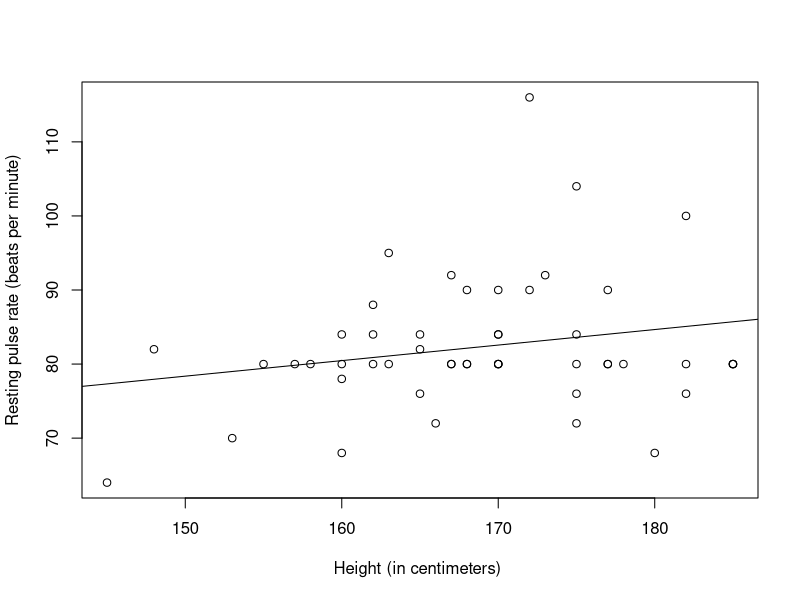
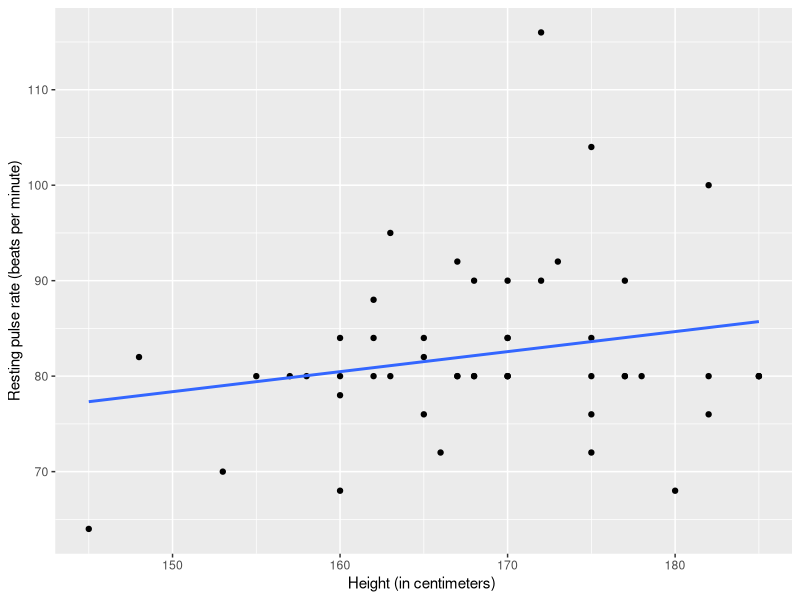

Reproduce these figures in R, in order. (Note: this script raises an error after producing the figures.)
## ---- chunk 1
library(ggplot2)
## ---- chunk 2
PulseData <- read.csv(file="../../data/pulse.csv", header=T)
summary(PulseData) 
## ---- chunk 3
Pulse.lm <- lm(Pulse~1+Height, data=PulseData)
summary(Pulse.lm)
## ---- chunk 4
coef(Pulse.lm)
## ---- chunk 5
plot(Pulse~Height, data=PulseData, ylab="Resting pulse rate (beats per minute)", xlab="Height (in centimeters) ")
abline(Pulse.lm)
## ---- chunk 6
library(ggplot2)
PulseData |> ggplot(mapping = aes(x=Height, y=Pulse)) + geom_point() +
geom_smooth(method = "lm", se = FALSE) +
ylab("Resting pulse rate (beats per minute)") +  xlab("Height (in centimeters) ")  
## ---- chunk 7
tidy(Pulse.lm) |> kable()
## ---- chunk 8
PulseData |> ggplot(mapping = aes(x=Height, y=Pulse)) + geom_point() +
geom_smooth(method = "lm", se = FALSE) +
geom_ribbon(aes(ymax=Pulse.lm$fitted.value + 17.6, ymin=Pulse.lm$fitted.value- 17.6), col="lightblue", alpha=0.1) +
ylab("Resting pulse rate (beats per minute)") + xlab("Height (in centimeters)")  
## ---- chunk 9
names(summary(Pulse.lm))
summary(Pulse.lm)$r.squared
summary(Pulse.lm)$sigma
## ---- chunk 10
Pulse.lm |> tidy() |> kable()
## ---- chunk 11
confint(Pulse.lm)
